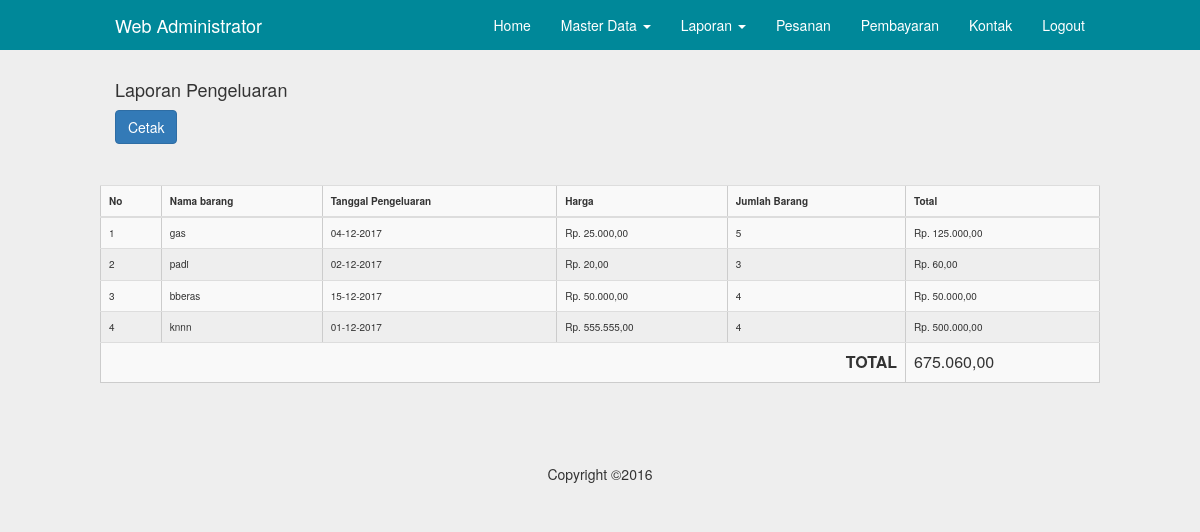
Screenshot of /admin/laporan_pengeluaran.php (signed in) with the database file from the repository.
### tables this page shows
CREATE TABLE `laporan` (
  `id_pengeluaran` int(11) NOT NULL,
  `nama_barang` varchar(100) NOT NULL,
  `Tanggal_pengeluaran` date NOT NULL,
  `harga` varchar(10) NOT NULL,
  `jumlah` int(11) NOT NULL,
  `total` int(11) NOT NULL
);

### admin/laporan_pengeluaran.php (the view, shortened to what this page needs)
<?php
	if (@$_GET['act'] != "cetak") {
		include"inc/header.php";
	}
?>
<div class="container">
	<h4>Laporan Pengeluaran</h4>
	<?php
		if (@$_GET['act'] != "cetak") {
			?>
				<a href="?act=cetak" class="btn btn-primary">Cetak</a>
			<?php
		}
	?>
	<div class="col-md-12">
		<hr/>
	</div>
	<div class="row">
		<table class="table table-striped" border="1">
			<tr>
				<th>No</th>
				<th>Nama barang</th>
				<th>Tanggal Pengeluaran</th>
				<th>Harga</th>
        <th>Jumlah Barang</th>
        <th>Total</th>
			</tr>
			<tbody>
				<?php
          $totalall =0;
					$no = 0;
					$q = mysql_query("Select laporan.* from laporan order by id_pengeluaran desc") or die (mysql_error());
					while ($data = mysql_fetch_object($q)) {
						$no++;
              $totalall += $data->total;
							$tgl=explode("-",$data->Tanggal_pengeluaran);
							$tgl1=$tgl['2'].'-'. $tgl['1'].'-'. $tgl['0'];
						?>
						<tr>
							<td><?php echo $no; ?></td>
							<td><?php echo $data->nama_barang; ?></td>
							<td><?php echo $tgl1; ?></td>
							<td><?php echo "Rp. " .number_format($data->harga, 2, ",", "."); ?></td>
              <td><?php echo $data->jumlah; ?></td>
							<td><?php echo "Rp. " .number_format($data->total, 2, ",", "."); ?></td>
						</tr>
						<?php
					}
				?>
				<tr>
					<td colspan="5" align="right">
						<font size="3">
							<b>TOTAL</b>
						</font>
					</td>
					<td>
						<font size="3"><?php echo number_format($totalall, 2, ",", "."); ?></font>
					</td>
				</tr>
			</tbody>
		</table>
	</div>
</div>
<?php
if (@$_GET['act'] == "cetak") {
	$html = ob_get_contents();
	ob_end_clean();
	include("../assets/MPDF57/mpdf.php");
	$mpdf=new mPDF();
	$stylesheet = file_get_contents('../assets/css/style.css');
	$mpdf->WriteHTML($stylesheet, 1);
	$mpdf->WriteHTML(utf8_encode($html), 2);
	$mpdf->Output();
	exit;
}
else {
	include"inc/footer.php";
}
?>

### assets/css/navbar-fixed-top.css (style rules this page uses)
body { padding-top: 70px; }

### assets/css/style.css (style rules this page uses)
@media (min-width: 768px) { .container { width: 750px; } }
@media (min-width: 992px) { .container { width: 970px; } }
@media (min-width: 1200px) { .container { width: 1000px; } }
.table { border:1px solid#CCC; }
table td, table th { padding:10px; font-size: 10px; }
* { transition: all 200ms ease-in-out; }
body { background-color: #EEE; }

### rows the page displays
laporan: nama_barang "gas", Tanggal_pengeluaran "04-12-2017", harga "25.000,00", jumlah "5", total "125.000,00"
laporan: nama_barang "padi", Tanggal_pengeluaran "02-12-2017", harga "20,00", jumlah "3", total "60,00"
laporan: nama_barang "bberas", Tanggal_pengeluaran "15-12-2017", harga "50.000,00", jumlah "4", total "50.000,00"
laporan: nama_barang "knnn", Tanggal_pengeluaran "01-12-2017", harga "555.555,00", jumlah "4", total "500.000,00"

### other values shown
$totalall "675.060,00"
